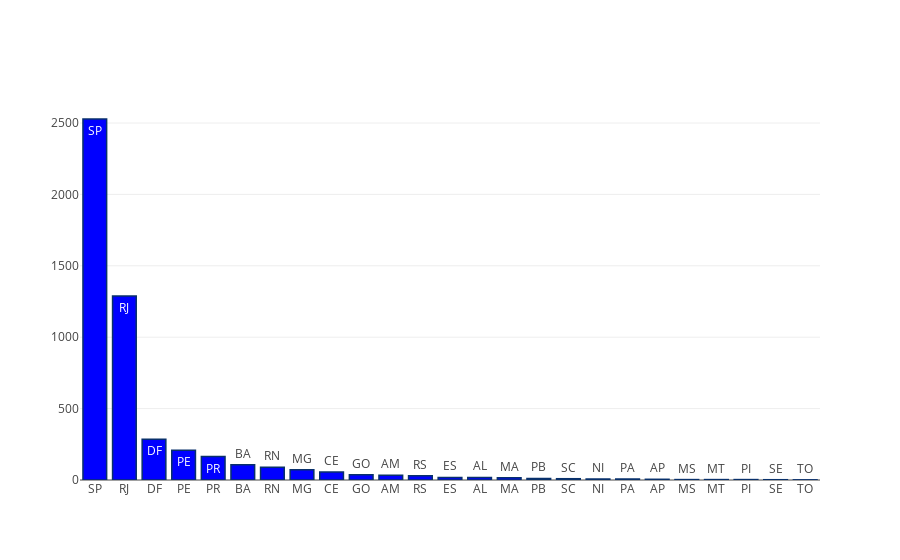

The code cell stored with this chart in its notebook:
### Markdown cell above
### 3) B.  Gráfico Ocorrencia por Estados

### Code cell
data = []
trace1 = go.Bar(
    
    x = ocorrencias_estado['UF_BENEFICIARIO'],
    y =  ocorrencias_estado['MARCA_OTICA'],
    text = ocorrencias_estado['UF_BENEFICIARIO'] ,
    name = 'OCORRENCIA ',
    textposition = 'auto',
    marker=dict(
        color='blue',
        line=dict(
            color='rgb(8,48,107)',
            width=1.5),
        ),   
)

data = [trace1]

plotly.offline.iplot(data, filename='grouped-bar-direct-labels')

### Figure 1 — Plotly figure (JSON) as saved in the notebook; plotly's stock layout.template omitted (floating-point values rounded to 4 significant figures)
{"data": [{"marker": {"color": "blue", "line": {"color": "rgb(8,48,107)", "width": 1.5}}, "name": "OCORRENCIA ", "text": ["SP", "RJ", "DF", "PE", "PR", "BA", "RN", "MG", "CE", "GO", "AM", "RS", "ES", "AL", "MA", "PB", "SC", "NI", "PA", "AP", "MS", "MT", "PI", "SE", "TO"], "textposition": "auto", "type": "bar", "uid": "2b7eb7d4-fc01-4889-acea-95b565c95469", "x": ["SP", "RJ", "DF", "PE", "PR", "BA", "RN", "MG", "CE", "GO", "AM", "RS", "ES", "AL", "MA", "PB", "SC", "NI", "PA", "AP", "MS", "MT", "PI", "SE", "TO"], "y": [2528, 1289, 286, 209, 164, 106, 89, 71, 56, 36, 34, 29, 18, 18, 16, 11, 9, 7, 7, 5, 3, 3, 3, 2, 1]}], "layout": {}}
